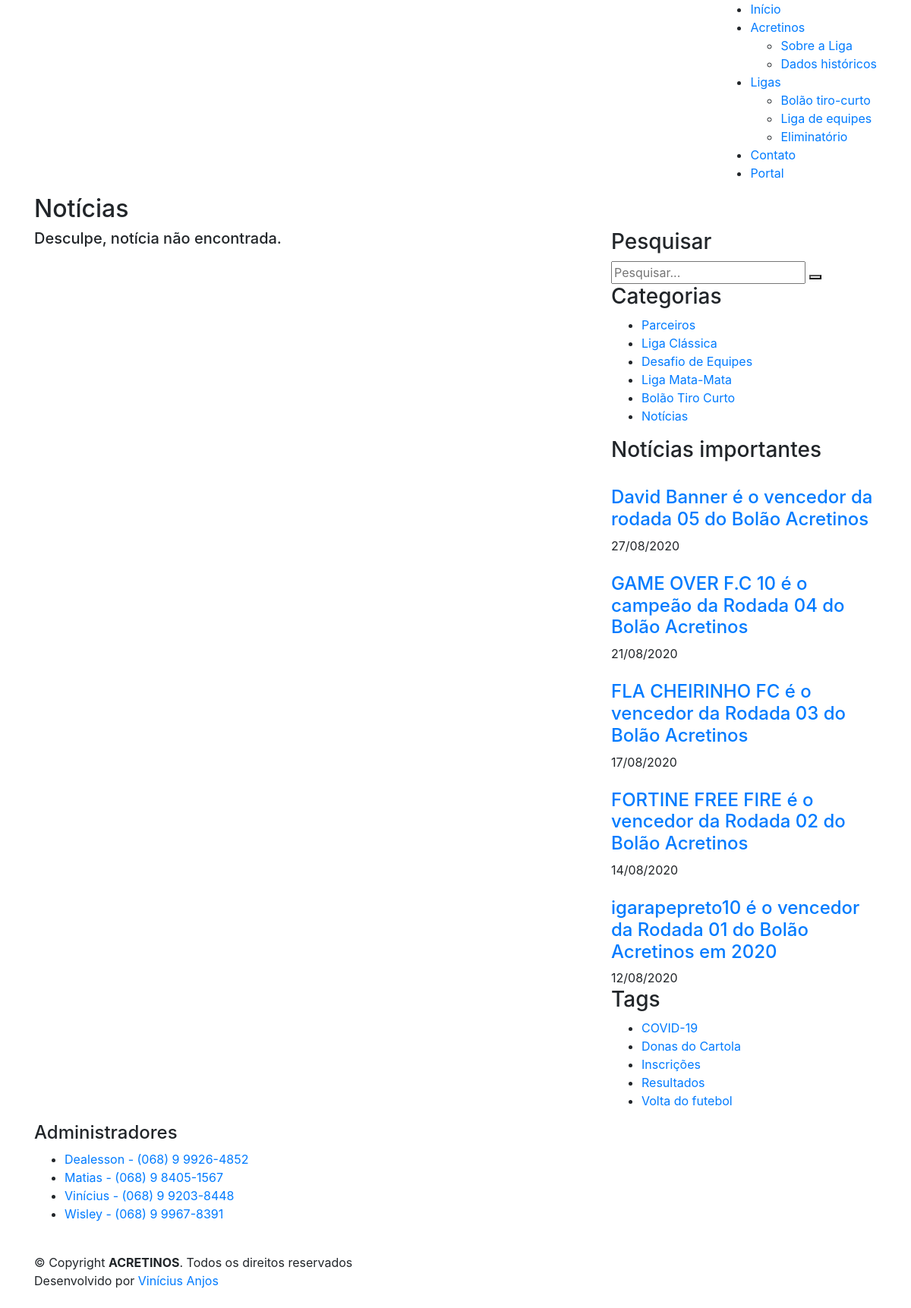
Screenshot of /index.php/noticias/comentar with the database file from the repository.
### tables this page shows
CREATE TABLE `category` (
  `categoryid` int(11) NOT NULL,
  `categoryname` varchar(255) NOT NULL,
  `categoryslug` varchar(255) NOT NULL,
  `categorystatus` tinyint(4) NOT NULL
);

CREATE TABLE `news` (
  `newsid` int(11) NOT NULL,
  `newstitle` varchar(255) DEFAULT NULL,
  `newsresume` text,
  `newscontent` text,
  `newscategory` int(11) DEFAULT NULL,
  `newstype` tinyint(4) DEFAULT NULL,
  `newsfront` varchar(255) DEFAULT NULL,
  `newsthumb` varchar(255) DEFAULT NULL,
  `newsdate` timestamp NULL DEFAULT CURRENT_TIMESTAMP,
  `newsslug` varchar(255) DEFAULT NULL,
  `newsdraft` tinyint(4) NOT NULL,
  `newsscheduled` tinyint(4) NOT NULL,
  `newsstatus` tinyint(4) NOT NULL
);

CREATE TABLE `tag` (
  `tagid` int(11) NOT NULL,
  `tagname` varchar(255) NOT NULL,
  `tagslug` varchar(255) NOT NULL,
  `tagstatus` tinyint(4) NOT NULL
);

### application/controllers/Noticias.php (called while the page is built, shortened)
<?php
class Noticias extends CI_Controller {
	public function comentar() {
		$this->load->model('CategoryModel');
		$this->load->model('TagModel');
		$this->load->model('NewsModel');
        $this->load->model('CommentModel');
		$category = new CategoryModel();
		$tag = new TagModel();
		$news = new NewsModel();
        $comment = new CommentModel();
		$commentnews = $this->input->post('commentnews');
		$commentauthor = $this->input->post('commentauthor');
		$commentemailauthor = $this->input->post('commentemailauthor');
		$commentmessage = $this->input->post('commentmessage');
		$data['commentid'] = null;
		$data['commentnews'] = $commentnews;
		$data['commentauthor'] = $commentauthor;
		$data['commentemailauthor'] = $commentemailauthor;
		$data['commentmessage'] = $commentmessage;
		$data['commentdate'] = date("Y-m-d H:i");
		$data['commentstatus'] = 1;
		if($comment->save($data)){
			$ogdata = $this->getOgdata();
			$sendcomment = array(
				"class" => "alert alert-success",
				"message" => "Agradecemos o seu comentario.");
			$specific = $news->search($commentnews);
			$listingcomment = $comment->listing($commentnews);
			$num = count($listingcomment);
			$content = array("news" => $specific, "comments" => $listingcomment, "num" => $num, "sendcomment" => $sendcomment);
			$listingfront = $news->listfront();
			$listingcategory = $category->listing();
			$listingtag = $tag->listing();
			$menu = array("categories" => $listingcategory, "noticemenu" => $listingfront, "tags" => $listingtag);
			$this->load->view('template/header', $ogdata);
			$this->load->view('news', $content);
			$this->load->view('template/newsmenu', $menu);
			$this->load->view('template/footer');
		}
	}
	public function getOgdata() {
		$current = array(
			"id" => 7,
			"page" => "user",
			"title" => "Notícias",
			"description" => "Todas as novidades envolvendo a liga",
			"url" => "https://www.acretinos.com.br/noticias",
			"image" => "https://www.acretinos.com.br/assets/img/logotipo.png",
			"imagealt" => "Todas as novidades envolvendo a liga",
			"keywords" => "cartola, cartola fc, futebol, brasileirão, campeonato brasileiro, acretinos, bolão, liga, mata-mata, dinheiro, dinheiro com futebol",
		);
        return array("current" => $current);
    }
}

### index.php (called while the page is built, shortened)
<?php
require_once BASEPATH.'core/CodeIgniter.php';

### application/models/CategoryModel.php (called while the page is built, shortened)
<?php
class CategoryModel extends CI_Model{
    public function listing() {
        $this->db->select('*');
        $this->db->order_by("categoryid", "asc");
        return $this->db->get("category")->result();
    }
}

### application/models/NewsModel.php (called while the page is built, shortened)
<?php
class NewsModel extends CI_Model{
    public function listfront() {
        $this->db->where("newsstatus", 1);
        $this->db->where("newstype", 1);
        $this->db->order_by("newsdate", "desc");
        return $this->db->get("news", 5)->result();
    }
}

### application/models/TagModel.php (called while the page is built, shortened)
<?php
class TagModel extends CI_Model{
    public function listing() {
        $this->db->select('*');
        $this->db->order_by("tagname", "asc");
        return $this->db->get("tag")->result();
    }
}

### application/views/template/newsmenu.php (the view, shortened to what this page needs)
				<div class="col-lg-4">
					<div class="sidebar" data-aos="fade-left">
						<h3 class="sidebar-title">Pesquisar</h3>
						<div class="sidebar-item search-form">
							<form action="<?= base_url('noticias/pesquisar');?>" method="post">
								<input placeholder="Pesquisar..." type="text" name="searchlabel" id="searchlabel">
								<button type="submit"><i class="icofont-search"></i></button>
							</form>
						</div>
						<h3 class="sidebar-title">Categorias</h3>
						<div class="sidebar-item categories">
							<ul>
								<?php foreach ($categories as $category){ ?>
									<li><a href="<?= base_url('noticias/categorias/' . $category->categoryid); ?>"><?php echo $category->categoryname; ?></a></li>
								<?php } ?>
							</ul>
						</div>
						<h3 class="sidebar-title">Notícias importantes</h3>
						<div class="sidebar-item recent-posts">
							<?php if ($noticemenu) { ?>
								<?php foreach ($noticemenu as $newsmenu) { ?>
									<div class="post-item clearfix">
										<h4><a href="<?= base_url('noticias/noticia/' . $newsmenu->newsslug); ?>"><?php echo $newsmenu->newstitle; ?></a></h4>
										<time datetime="<?php echo date('Y-m-d', strtotime($newsmenu->newsdate)); ?>"><?php echo date('d/m/Y', strtotime($newsmenu->newsdate)); ?></time>
									</div>
								<?php } ?>
							<?php } ?>
						</div>
						<h3 class="sidebar-title">Tags</h3>
						<div class="sidebar-item tags">
							<ul>
								<?php foreach ($tags as $tag){ ?>
									<li><a href="<?= base_url('noticias/tags/' . $tag->tagid); ?>"><?= $tag->tagname; ?></a></li>
								<?php } ?>
							</ul>
						</div>
					</div>
				</div>
			</div>
		</div>
    </section>
</main>

### application/views/template/header.php (style rules this page uses)
a:link { text-decoration:none; }

### rows the page displays
category: categoryname "Parceiros"
category: categoryname "Liga Clássica"
category: categoryname "Desafio de Equipes"
category: categoryname "Liga Mata-Mata"
category: categoryname "Bolão Tiro Curto"
category: categoryname "Notícias"
news: newstitle "David Banner é o vencedor da rodada 05 do Bolão Acretinos", newsdate "27/08/2020"
news: newstitle "GAME OVER F.C 10 é o campeão da Rodada 04 do Bolão Acretinos", newsdate "21/08/2020"
news: newstitle "FLA CHEIRINHO FC é o vencedor da Rodada 03 do Bolão Acretinos", newsdate "17/08/2020"
news: newstitle "FORTINE FREE FIRE é o vencedor da Rodada 02 do Bolão Acretinos", newsdate "14/08/2020"
news: newstitle "igarapepreto10 é o vencedor da Rodada 01 do Bolão Acretinos em 2020", newsdate "12/08/2020"
tag: tagname "COVID-19"
tag: tagname "Donas do Cartola"
tag: tagname "Inscrições"
tag: tagname "Resultados"
tag: tagname "Volta do futebol"
